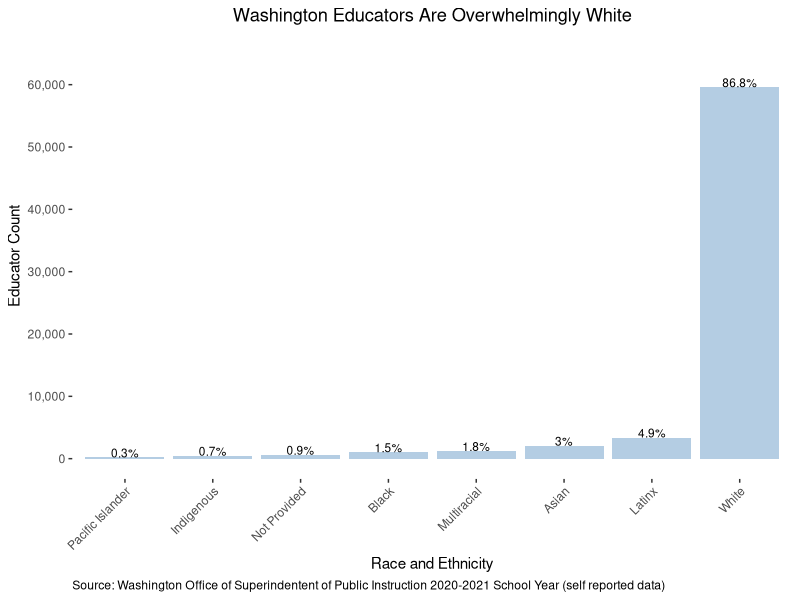
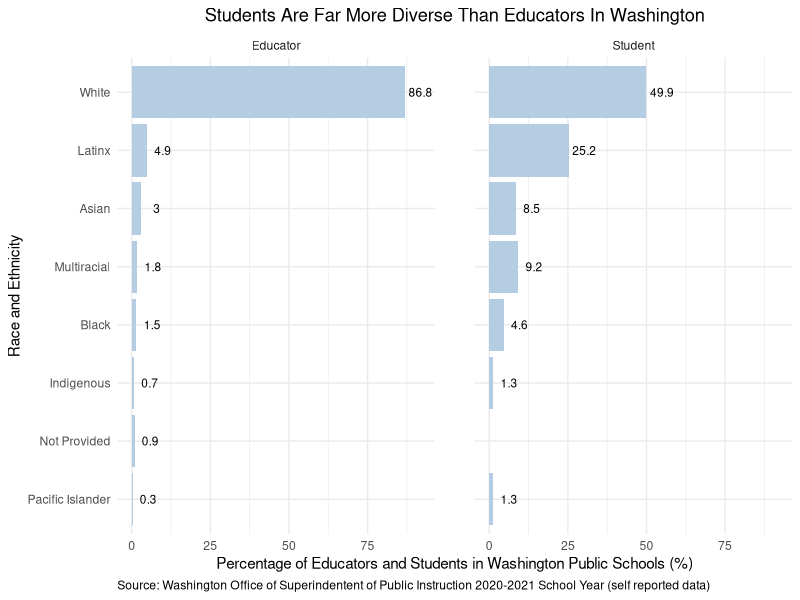

The R script that drew these images, in order: (Note: this script raises an error after producing the figures.)
## ---- chunk 1
#load libraries
library(tidyverse)
library(scales)
library(sf)
## ---- chunk 2
#clean memory
rm(list = ls()) 

#load data
D1data=read.csv("D1_Data.csv")

#create base plot
base = ggplot(data = D1data, 
             aes(x = `DemographicCategory`,
                 y = `MaxTeacherCount`)) 

#plot formatting
titleText='Washington Educators Are Overwhelmingly White'

sourceText='Source: Washington Office of Superindentent of Public Instruction 2020-2021 School Year (self reported data)'

D1data=D1data[order(D1data$`MaxTeacherCount`),]

DemographicCategoryOrd <- as.factor(D1data[order(D1data$`MaxTeacherCount`),]$`DemographicCategory`)

#create final plot
D1Plot = base + geom_bar(fill ="#b4cde3",
                        stat = 'identity') + 
  theme(axis.text.x=element_text(angle = 45, hjust = 1), 
        plot.background = element_rect(fill='white', colour = 'white'), 
        panel.background = element_rect(fill='white', colour = 'white'), 
        plot.caption = element_text(hjust = 0), 
        plot.title = element_text(hjust = 0.5)) + 
  labs(title=titleText,
                     x ='Race and Ethnicity', 
                     y = 'Educator Count',
                     caption = sourceText) + 
  scale_y_continuous(breaks=c(0,10000,20000,30000,40000,50000,60000),limits = c(0, 65000), 
                                   labels=unit_format(suffix = '', big.mark = ',')) + 
  scale_x_discrete(limits=DemographicCategoryOrd) + 
  geom_text(vjust=0, size = 3, aes(y = `MaxTeacherCount`, label = paste0(round(MaxTeacherPercent,2),'%')))

D1Plot
## ---- chunk 3
#save plot
saveRDS(D1Plot, file = "D1Plot.rds")
## ---- chunk 4
# clean memory
rm(list = ls()) 

#load data
D2data=read.csv("D2_Data.csv")

#create base plot
base = ggplot(D2data, aes(x=Percent, y=reorder(RaceEthnicity, Percent),))

#plot formatting
titleText = 'Students Are Far More Diverse Than Educators In Washington'

sourceText = 'Source: Washington Office of Superindentent of Public Instruction 2020-2021 School Year (self reported data)'

#create final plot
D2Plot = base +
  theme_minimal() + theme(panel.spacing = unit(2, "lines"), plot.caption = element_text(hjust = 0), 
                      plot.title = element_text(hjust = 0.5)) +
  geom_bar(fill ="#b4cde3", stat = "identity") + facet_grid(~Role) + 
  geom_text(size=3,aes(label=100*round(Percent,3)),nudge_x=0.05) + 
  scale_x_continuous(labels=percent_format(accuracy=1,suffix="")) + 
  labs(title = titleText,x='Percentage of Educators and Students in Washington Public Schools (%)',
       y='Race and Ethnicity',caption = sourceText)
  
D2Plot
## ---- chunk 5
#save plot
saveRDS(D2Plot, file = "D2Plot.rds")
## ---- chunk 6
# clean memory
rm(list = ls()) 

#load data
D3data=read.csv("D3_Data.csv")

#load map
linkMap="https://raw.githubusercontent.com/pubpol543-keeping-it-simple/Deliverable4/main/Data/WA-53-washington-counties.json"

mapWA = read_sf(linkMap)

#merge map & data
D3data <- D3data %>% mutate(COUNTYFP = sprintf("%03d", COUNTYFP))

D3data$COUNTYFP = as.character(D3data$COUNTYFP)

map_indexes = merge(mapWA, D3data, by='COUNTYFP')

#create base map
baseMap= ggplot(data=mapWA) + theme_classic() + 
         geom_sf(fill="#b4cde3", color='white')

#plot formatting
Legend_title="% of white educators \nin each county"

titleText = 'High Percentages Of White Educators In Every Washington State County'

sourceText = 'Source: Washington Office of Superindentent of Public Instruction 2020-2021 School Year (self reported data)'

#create final plot
D3Map = baseMap + geom_sf(data=map_indexes,aes(fill=100*TeacherPct),color=NA) + 
  scale_fill_gradient(low = '#fddbc7',high = '#40004b',name=Legend_title) + 
  labs(title = titleText,caption = sourceText) + 
  theme(plot.caption = element_text(hjust = 0),
        legend.title = element_text(hjust = 0.0, color = '#5b5b5b'),
        plot.title= element_text(hjust = 0.0)) + 
  theme (axis.line = element_blank(),
          axis.text.x = element_blank(),
          axis.text.y = element_blank(),
          axis.ticks = element_blank(),
          axis.title.x = element_blank(),
          axis.title.y = element_blank()) + 
  theme(panel.border = element_rect(color = "black", fill = NA, size = 1))

D3Map
## ---- chunk 7
#save plot
saveRDS(D3Map, file = "D3Map.rds")
